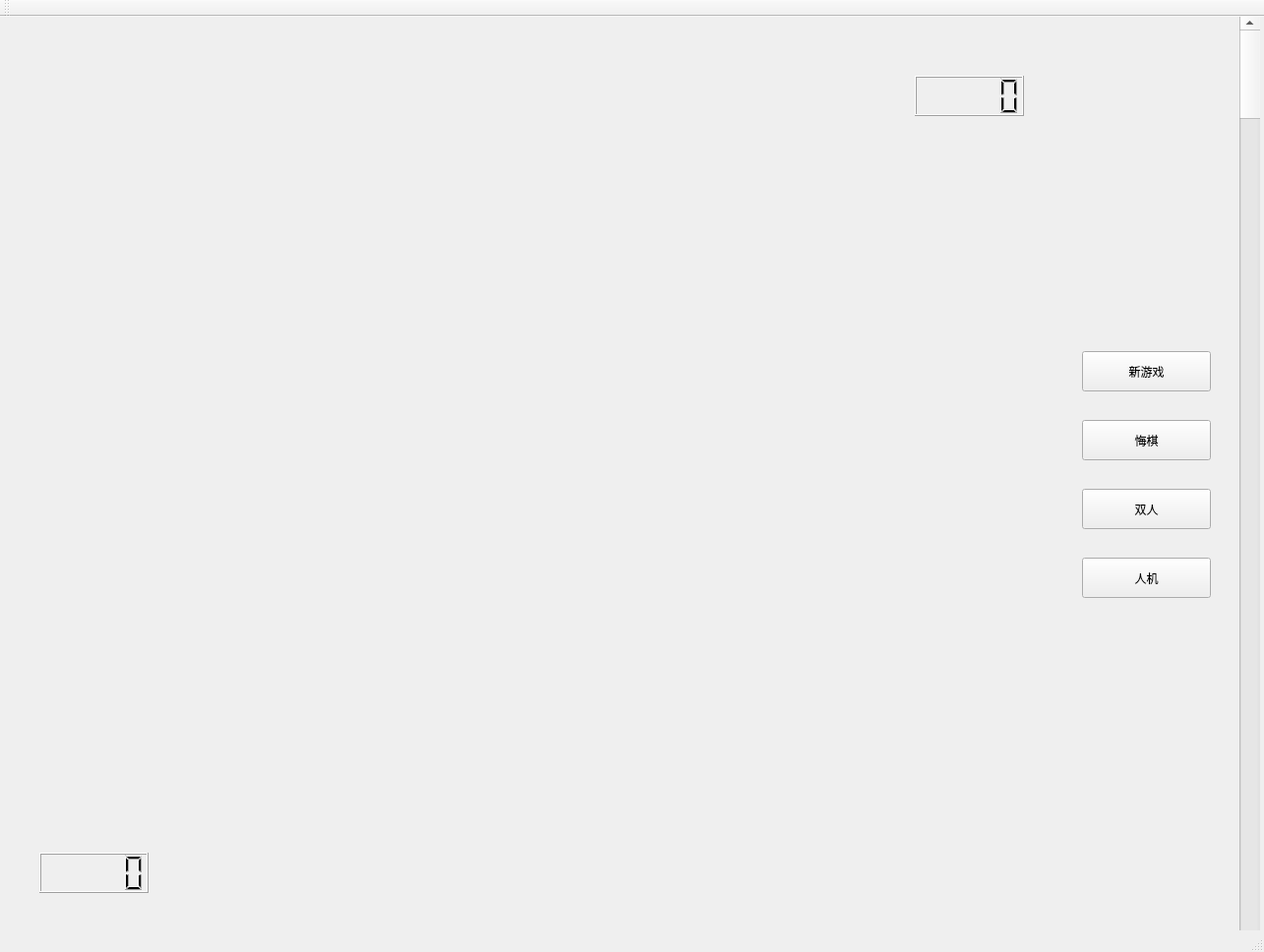
<?xml version="1.0" encoding="UTF-8"?>
<ui version="4.0">
 <class>MainWindow</class>
 <widget class="QMainWindow" name="MainWindow">
  <property name="geometry">
   <rect>
    <x>0</x>
    <y>0</y>
    <width>1285</width>
    <height>968</height>
   </rect>
  </property>
  <property name="windowTitle">
   <string>MainWindow</string>
  </property>
  <property name="styleSheet">
   <string notr="true">background-image: url(:/new/BackgroundPic/bg.jpg);</string>
  </property>
  <widget class="QWidget" name="centralWidget">
   <property name="styleSheet">
    <string notr="true"/>
   </property>
   <widget class="QLCDNumber" name="black_out">
    <property name="geometry">
     <rect>
      <x>930</x>
      <y>60</y>
      <width>111</width>
      <height>41</height>
     </rect>
    </property>
   </widget>
   <widget class="QLCDNumber" name="white_out">
    <property name="geometry">
     <rect>
      <x>40</x>
      <y>850</y>
      <width>111</width>
      <height>41</height>
     </rect>
    </property>
   </widget>
   <widget class="QPushButton" name="retract">
    <property name="geometry">
     <rect>
      <x>1100</x>
      <y>410</y>
      <width>131</width>
      <height>41</height>
     </rect>
    </property>
    <property name="mouseTracking">
     <bool>false</bool>
    </property>
    <property name="styleSheet">
     <string notr="true">font: 24pt &quot;方正隶变简体&quot;;</string>
    </property>
    <property name="text">
     <string>悔棋</string>
    </property>
    <property name="default">
     <bool>false</bool>
    </property>
    <property name="flat">
     <bool>false</bool>
    </property>
   </widget>
   <widget class="QPushButton" name="restart">
    <property name="geometry">
     <rect>
      <x>1100</x>
      <y>340</y>
      <width>131</width>
      <height>41</height>
     </rect>
    </property>
    <property name="styleSheet">
     <string notr="true">font: 24pt &quot;方正隶变简体&quot;;</string>
    </property>
    <property name="text">
     <string>新游戏</string>
    </property>
   </widget>
   <widget class="QPushButton" name="PvP">
    <property name="geometry">
     <rect>
      <x>1100</x>
      <y>480</y>
      <width>131</width>
      <height>41</height>
     </rect>
    </property>
    <property name="styleSheet">
     <string notr="true">font: 24pt &quot;方正隶变简体&quot;;</string>
    </property>
    <property name="text">
     <string>双人</string>
    </property>
   </widget>
   <widget class="QPushButton" name="PvE">
    <property name="geometry">
     <rect>
      <x>1100</x>
      <y>550</y>
      <width>131</width>
      <height>41</height>
     </rect>
    </property>
    <property name="styleSheet">
     <string notr="true">font: 24pt &quot;方正隶变简体&quot;;</string>
    </property>
    <property name="text">
     <string>人机</string>
    </property>
   </widget>
   <widget class="QScrollBar" name="verticalScrollBar">
    <property name="geometry">
     <rect>
      <x>1260</x>
      <y>0</y>
      <width>21</width>
      <height>1001</height>
     </rect>
    </property>
    <property name="orientation">
     <enum>Qt::Vertical</enum>
    </property>
   </widget>
  </widget>
  <widget class="QMenuBar" name="menuBar">
   <property name="geometry">
    <rect>
     <x>0</x>
     <y>0</y>
     <width>1285</width>
     <height>25</height>
    </rect>
   </property>
  </widget>
  <widget class="QToolBar" name="mainToolBar">
   <attribute name="toolBarArea">
    <enum>TopToolBarArea</enum>
   </attribute>
   <attribute name="toolBarBreak">
    <bool>false</bool>
   </attribute>
  </widget>
  <widget class="QStatusBar" name="statusBar"/>
 </widget>
 <layoutdefault spacing="6" margin="11"/>
 <resources/>
 <connections/>
</ui>
